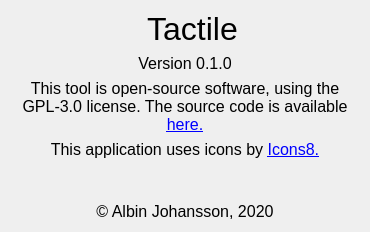
<?xml version="1.0" encoding="UTF-8"?>
<ui version="4.0">
 <class>about_dialog</class>
 <widget class="QWidget" name="about_dialog">
  <property name="windowModality">
   <enum>Qt::ApplicationModal</enum>
  </property>
  <property name="geometry">
   <rect>
    <x>0</x>
    <y>0</y>
    <width>370</width>
    <height>232</height>
   </rect>
  </property>
  <property name="sizePolicy">
   <sizepolicy hsizetype="Preferred" vsizetype="Preferred">
    <horstretch>0</horstretch>
    <verstretch>0</verstretch>
   </sizepolicy>
  </property>
  <property name="font">
   <font>
    <family>Segoe UI</family>
    <pointsize>12</pointsize>
   </font>
  </property>
  <property name="windowTitle">
   <string>About Tactile</string>
  </property>
  <property name="windowIcon">
   <iconset resource="../../../tactile.qrc">
    <normaloff>:/resources/icons/tactile2_icon2.png</normaloff>:/resources/icons/tactile2_icon2.png</iconset>
  </property>
  <property name="windowOpacity">
   <double>26.000000000000000</double>
  </property>
  <layout class="QVBoxLayout" name="verticalLayout">
   <item>
    <layout class="QHBoxLayout" name="horizontalLayout">
     <item>
      <spacer name="horizontalSpacer">
       <property name="orientation">
        <enum>Qt::Horizontal</enum>
       </property>
       <property name="sizeHint" stdset="0">
        <size>
         <width>40</width>
         <height>20</height>
        </size>
       </property>
      </spacer>
     </item>
     <item>
      <widget class="QLabel" name="iconLabel">
       <property name="text">
        <string/>
       </property>
       <property name="pixmap">
        <pixmap resource="../../../tactile.qrc">:/resources/icons/tactile2_icon2.png</pixmap>
       </property>
       <property name="scaledContents">
        <bool>false</bool>
       </property>
       <property name="alignment">
        <set>Qt::AlignCenter</set>
       </property>
      </widget>
     </item>
     <item>
      <widget class="QLabel" name="headerLabel">
       <property name="font">
        <font>
         <family>Segoe UI</family>
         <pointsize>16</pointsize>
         <weight>50</weight>
         <bold>false</bold>
         <strikeout>false</strikeout>
         <kerning>true</kerning>
        </font>
       </property>
       <property name="text">
        <string>&lt;html&gt;&lt;head/&gt;&lt;body&gt;&lt;p&gt;&lt;span style=&quot; font-size:24pt;&quot;&gt;Tactile&lt;/span&gt;&lt;/p&gt;&lt;/body&gt;&lt;/html&gt;</string>
       </property>
       <property name="alignment">
        <set>Qt::AlignCenter</set>
       </property>
      </widget>
     </item>
     <item>
      <spacer name="horizontalSpacer_2">
       <property name="orientation">
        <enum>Qt::Horizontal</enum>
       </property>
       <property name="sizeHint" stdset="0">
        <size>
         <width>40</width>
         <height>20</height>
        </size>
       </property>
      </spacer>
     </item>
    </layout>
   </item>
   <item>
    <widget class="QLabel" name="versionLabel">
     <property name="text">
      <string>Version 0.1.0</string>
     </property>
     <property name="alignment">
      <set>Qt::AlignCenter</set>
     </property>
     <property name="wordWrap">
      <bool>true</bool>
     </property>
    </widget>
   </item>
   <item>
    <widget class="QLabel" name="githubLink">
     <property name="font">
      <font>
       <family>Segoe UI</family>
       <pointsize>12</pointsize>
      </font>
     </property>
     <property name="text">
      <string>&lt;html&gt;&lt;head/&gt;&lt;body&gt;&lt;p&gt;This tool is open-source software, using the GPL-3.0 license. The source code is available &lt;a href=&quot;https://github.com/albin-johansson/Tactile&quot;&gt;&lt;span style=&quot; text-decoration: underline; color:#0000ff;&quot;&gt;here.&lt;/span&gt;&lt;/a&gt;&lt;/p&gt;&lt;/body&gt;&lt;/html&gt;</string>
     </property>
     <property name="alignment">
      <set>Qt::AlignCenter</set>
     </property>
     <property name="wordWrap">
      <bool>true</bool>
     </property>
     <property name="openExternalLinks">
      <bool>true</bool>
     </property>
    </widget>
   </item>
   <item>
    <widget class="QLabel" name="icons8Label">
     <property name="text">
      <string>&lt;html&gt;&lt;head/&gt;&lt;body&gt;&lt;p&gt;This application uses icons by &lt;a href=&quot;https://icons8.com/&quot;&gt;&lt;span style=&quot; text-decoration: underline; color:#0000ff;&quot;&gt;Icons8.&lt;/span&gt;&lt;/a&gt;&lt;/p&gt;&lt;/body&gt;&lt;/html&gt;</string>
     </property>
     <property name="alignment">
      <set>Qt::AlignCenter</set>
     </property>
     <property name="wordWrap">
      <bool>true</bool>
     </property>
     <property name="openExternalLinks">
      <bool>true</bool>
     </property>
    </widget>
   </item>
   <item>
    <spacer name="verticalSpacer">
     <property name="orientation">
      <enum>Qt::Vertical</enum>
     </property>
     <property name="sizeHint" stdset="0">
      <size>
       <width>20</width>
       <height>40</height>
      </size>
     </property>
    </spacer>
   </item>
   <item>
    <widget class="QLabel" name="licenseLabel">
     <property name="text">
      <string>© Albin Johansson, 2020</string>
     </property>
     <property name="alignment">
      <set>Qt::AlignCenter</set>
     </property>
    </widget>
   </item>
  </layout>
 </widget>
 <resources>
  <include location="../../../tactile.qrc"/>
  <include location="../../../tactile.qrc"/>
  <include location="../../../tactile.qrc"/>
 </resources>
 <connections/>
</ui>
